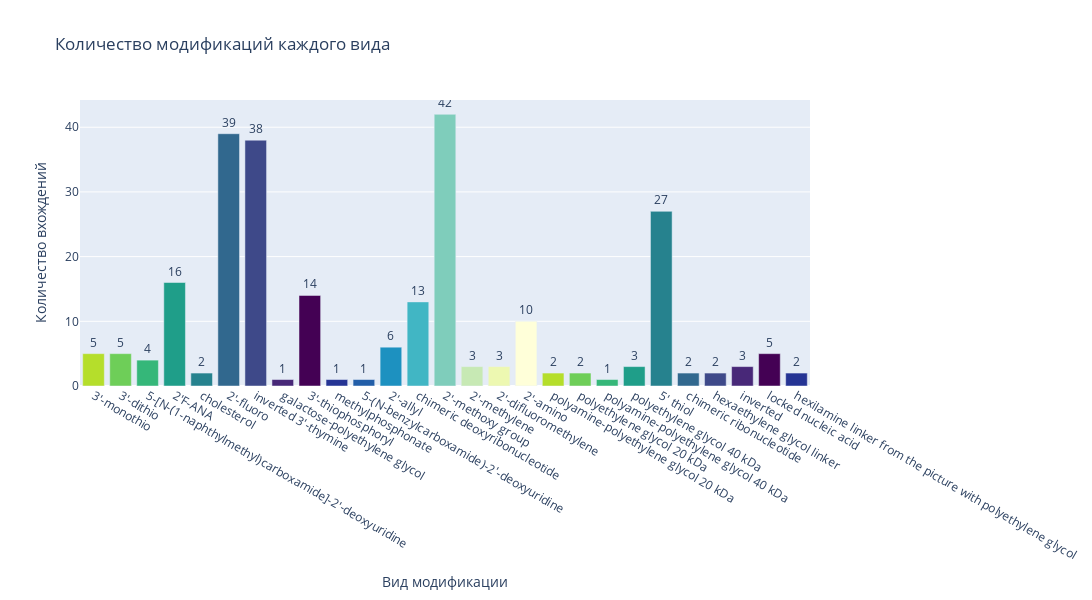

Here is the notebook cell this chart was saved with:
### Code cell
modification_df = pd.DataFrame.from_dict(modification_count, orient='index', columns=['Count'])
modification_df = modification_df.reset_index()
modification_df['Modification'] = modification_df['index'].map(modifications_dict)

# Создание столбчатой диаграммы
fig = px.bar(
    modification_df, 
    x='Modification', 
    y='Count', 
    color='Modification', 
    color_discrete_sequence=colors, 
    title='Количество модификаций каждого вида',
    labels={'Modification': 'Вид модификации', 'Count': 'Количество вхождений'},
    text='Count'  # Добавляем значения на столбцы
)

fig.update_layout(
    showlegend=False,    
    height=600,  width=1200
)

fig.update_traces(textposition='outside')

# Отображение графика
fig.show()

### Figure 1 — Plotly figure (JSON) as saved in the notebook; plotly's stock layout.template omitted (floating-point values rounded to 4 significant figures)
{"data": [{"alignmentgroup": "True", "hovertemplate": "Вид модификации=%{x}<br>Количество вхождений=%{text}<extra></extra>", "legendgroup": "3'-monothio", "marker": {"color": "#b5de2b", "pattern": {"shape": ""}}, "name": "3'-monothio", "offsetgroup": "3'-monothio", "orientation": "v", "showlegend": true, "text": [5], "textposition": "outside", "type": "bar", "x": ["3'-monothio"], "xaxis": "x", "y": [5], "yaxis": "y"}, {"alignmentgroup": "True", "hovertemplate": "Вид модификации=%{x}<br>Количество вхождений=%{text}<extra></extra>", "legendgroup": "3'-dithio", "marker": {"color": "#6ece58", "pattern": {"shape": ""}}, "name": "3'-dithio", "offsetgroup": "3'-dithio", "orientation": "v", "showlegend": true, "text": [5], "textposition": "outside", "type": "bar", "x": ["3'-dithio"], "xaxis": "x", "y": [5], "yaxis": "y"}, {"alignmentgroup": "True", "hovertemplate": "Вид модификации=%{x}<br>Количество вхождений=%{text}<extra></extra>", "legendgroup": "5-[N-(1-naphthylmethyl)carboxamide]-2'-deoxyuridine", "marker": {"color": "#35b779", "pattern": {"shape": ""}}, "name": "5-[N-(1-naphthylmethyl)carboxamide]-2'-deoxyuridine", "offsetgroup": "5-[N-(1-naphthylmethyl)carboxamide]-2'-deoxyuridine", "orientation": "v", "showlegend": true, "text": [4], "textposition": "outside", "type": "bar", "x": ["5-[N-(1-naphthylmethyl)carboxamide]-2'-deoxyuridine"], "xaxis": "x", "y": [4], "yaxis": "y"}, {"alignmentgroup": "True", "hovertemplate": "Вид модификации=%{x}<br>Количество вхождений=%{text}<extra></extra>", "legendgroup": "2'F-ANA", "marker": {"color": "#1f9e89", "pattern": {"shape": ""}}, "name": "2'F-ANA", "offsetgroup": "2'F-ANA", "orientation": "v", "showlegend": true, "text": [16], "textposition": "outside", "type": "bar", "x": ["2'F-ANA"], "xaxis": "x", "y": [16], "yaxis": "y"}, {"alignmentgroup": "True", "hovertemplate": "Вид модификации=%{x}<br>Количество вхождений=%{text}<extra></extra>", "legendgroup": "cholesterol", "marker": {"color": "#26828e", "pattern": {"shape": ""}}, "name": "cholesterol", "offsetgroup": "cholesterol", "orientation": "v", "showlegend": true, "text": [2], "textposition": "outside", "type": "bar", "x": ["cholesterol"], "xaxis": "x", "y": [2], "yaxis": "y"}, {"alignmentgroup": "True", "hovertemplate": "Вид модификации=%{x}<br>Количество вхождений=%{text}<extra></extra>", "legendgroup": "2'-fluoro", "marker": {"color": "#31688e", "pattern": {"shape": ""}}, "name": "2'-fluoro", "offsetgroup": "2'-fluoro", "orientation": "v", "showlegend": true, "text": [39], "textposition": "outside", "type": "bar", "x": ["2'-fluoro"], "xaxis": "x", "y": [39], "yaxis": "y"}, {"alignmentgroup": "True", "hovertemplate": "Вид модификации=%{x}<br>Количество вхождений=%{text}<extra></extra>", "legendgroup": "inverted 3'-thymine", "marker": {"color": "#3e4989", "pattern": {"shape": ""}}, "name": "inverted 3'-thymine", "offsetgroup": "inverted 3'-thymine", "orientation": "v", "showlegend": true, "text": [38], "textposition": "outside", "type": "bar", "x": ["inverted 3'-thymine"], "xaxis": "x", "y": [38], "yaxis": "y"}, {"alignmentgroup": "True", "hovertemplate": "Вид модификации=%{x}<br>Количество вхождений=%{text}<extra></extra>", "legendgroup": "galactose-polyethylene glycol", "marker": {"color": "#482878", "pattern": {"shape": ""}}, "name": "galactose-polyethylene glycol", "offsetgroup": "galactose-polyethylene glycol", "orientation": "v", "showlegend": true, "text": [1], "textposition": "outside", "type": "bar", "x": ["galactose-polyethylene glycol"], "xaxis": "x", "y": [1], "yaxis": "y"}, {"alignmentgroup": "True", "hovertemplate": "Вид модификации=%{x}<br>Количество вхождений=%{text}<extra></extra>", "legendgroup": "3'-thiophosphoryl", "marker": {"color": "#440154", "pattern": {"shape": ""}}, "name": "3'-thiophosphoryl", "offsetgroup": "3'-thiophosphoryl", "orientation": "v", "showlegend": true, "text": [14], "textposition": "outside", "type": "bar", "x": ["3'-thiophosphoryl"], "xaxis": "x", "y": [14], "yaxis": "y"}, {"alignmentgroup": "True", "hovertemplate": "Вид модификации=%{x}<br>Количество вхождений=%{text}<extra></extra>", "legendgroup": "methylphosphonate", "marker": {"color": "#253494", "pattern": {"shape": ""}}, "name": "methylphosphonate", "offsetgroup": "methylphosphonate", "orientation": "v", "showlegend": true, "text": [1], "textposition": "outside", "type": "bar", "x": ["methylphosphonate"], "xaxis": "x", "y": [1], "yaxis": "y"}, {"alignmentgroup": "True", "hovertemplate": "Вид модификации=%{x}<br>Количество вхождений=%{text}<extra></extra>", "legendgroup": "5-(N-benzylcarboxamide)-2'-deoxyuridine", "marker": {"color": "#225ea8", "pattern": {"shape": ""}}, "name": "5-(N-benzylcarboxamide)-2'-deoxyuridine", "offsetgroup": "5-(N-benzylcarboxamide)-2'-deoxyuridine", "orientation": "v", "showlegend": true, "text": [1], "textposition": "outside", "type": "bar", "x": ["5-(N-benzylcarboxamide)-2'-deoxyuridine"], "xaxis": "x", "y": [1], "yaxis": "y"}, {"alignmentgroup": "True", "hovertemplate": "Вид модификации=%{x}<br>Количество вхождений=%{text}<extra></extra>", "legendgroup": "2'-allyl", "marker": {"color": "#1d91c0", "pattern": {"shape": ""}}, "name": "2'-allyl", "offsetgroup": "2'-allyl", "orientation": "v", "showlegend": true, "text": [6], "textposition": "outside", "type": "bar", "x": ["2'-allyl"], "xaxis": "x", "y": [6], "yaxis": "y"}, {"alignmentgroup": "True", "hovertemplate": "Вид модификации=%{x}<br>Количество вхождений=%{text}<extra></extra>", "legendgroup": "chimeric deoxyribonucleotide", "marker": {"color": "#41b6c4", "pattern": {"shape": ""}}, "name": "chimeric deoxyribonucleotide", "offsetgroup": "chimeric deoxyribonucleotide", "orientation": "v", "showlegend": true, "text": [13], "textposition": "outside", "type": "bar", "x": ["chimeric deoxyribonucleotide"], "xaxis": "x", "y": [13], "yaxis": "y"}, {"alignmentgroup": "True", "hovertemplate": "Вид модификации=%{x}<br>Количество вхождений=%{text}<extra></extra>", "legendgroup": "2'-methoxy group", "marker": {"color": "#7fcdbb", "pattern": {"shape": ""}}, "name": "2'-methoxy group", "offsetgroup": "2'-methoxy group", "orientation": "v", "showlegend": true, "text": [42], "textposition": "outside", "type": "bar", "x": ["2'-methoxy group"], "xaxis": "x", "y": [42], "yaxis": "y"}, {"alignmentgroup": "True", "hovertemplate": "Вид модификации=%{x}<br>Количество вхождений=%{text}<extra></extra>", "legendgroup": "2'-methylene", "marker": {"color": "#c7e9b4", "pattern": {"shape": ""}}, "name": "2'-methylene", "offsetgroup": "2'-methylene", "orientation": "v", "showlegend": true, "text": [3], "textposition": "outside", "type": "bar", "x": ["2'-methylene"], "xaxis": "x", "y": [3], "yaxis": "y"}, {"alignmentgroup": "True", "hovertemplate": "Вид модификации=%{x}<br>Количество вхождений=%{text}<extra></extra>", "legendgroup": "2'-difluoromethylene", "marker": {"color": "#edf8b1", "pattern": {"shape": ""}}, "name": "2'-difluoromethylene", "offsetgroup": "2'-difluoromethylene", "orientation": "v", "showlegend": true, "text": [3], "textposition": "outside", "type": "bar", "x": ["2'-difluoromethylene"], "xaxis": "x", "y": [3], "yaxis": "y"}, {"alignmentgroup": "True", "hovertemplate": "Вид модификации=%{x}<br>Количество вхождений=%{text}<extra></extra>", "legendgroup": "2'-amino", "marker": {"color": "#ffffd9", "pattern": {"shape": ""}}, "name": "2'-amino", "offsetgroup": "2'-amino", "orientation": "v", "showlegend": true, "text": [10], "textposition": "outside", "type": "bar", "x": ["2'-amino"], "xaxis": "x", "y": [10], "yaxis": "y"}, {"alignmentgroup": "True", "hovertemplate": "Вид модификации=%{x}<br>Количество вхождений=%{text}<extra></extra>", "legendgroup": "polyamine-polyethylene glycol 20 kDa", "marker": {"color": "#b5de2b", "pattern": {"shape": ""}}, "name": "polyamine-polyethylene glycol 20 kDa", "offsetgroup": "polyamine-polyethylene glycol 20 kDa", "orientation": "v", "showlegend": true, "text": [2], "textposition": "outside", "type": "bar", "x": ["polyamine-polyethylene glycol 20 kDa"], "xaxis": "x", "y": [2], "yaxis": "y"}, {"alignmentgroup": "True", "hovertemplate": "Вид модификации=%{x}<br>Количество вхождений=%{text}<extra></extra>", "legendgroup": "polyethylene glycol 20 kDa", "marker": {"color": "#6ece58", "pattern": {"shape": ""}}, "name": "polyethylene glycol 20 kDa", "offsetgroup": "polyethylene glycol 20 kDa", "orientation": "v", "showlegend": true, "text": [2], "textposition": "outside", "type": "bar", "x": ["polyethylene glycol 20 kDa"], "xaxis": "x", "y": [2], "yaxis": "y"}, {"alignmentgroup": "True", "hovertemplate": "Вид модификации=%{x}<br>Количество вхождений=%{text}<extra></extra>", "legendgroup": "polyamine-polyethylene glycol 40 kDa", "marker": {"color": "#35b779", "pattern": {"shape": ""}}, "name": "polyamine-polyethylene glycol 40 kDa", "offsetgroup": "polyamine-polyethylene glycol 40 kDa", "orientation": "v", "showlegend": true, "text": [1], "textposition": "outside", "type": "bar", "x": ["polyamine-polyethylene glycol 40 kDa"], "xaxis": "x", "y": [1], "yaxis": "y"}, {"alignmentgroup": "True", "hovertemplate": "Вид модификации=%{x}<br>Количество вхождений=%{text}<extra></extra>", "legendgroup": "polyethylene glycol 40 kDa", "marker": {"color": "#1f9e89", "pattern": {"shape": ""}}, "name": "polyethylene glycol 40 kDa", "offsetgroup": "polyethylene glycol 40 kDa", "orientation": "v", "showlegend": true, "text": [3], "textposition": "outside", "type": "bar", "x": ["polyethylene glycol 40 kDa"], "xaxis": "x", "y": [3], "yaxis": "y"}, {"alignmentgroup": "True", "hovertemplate": "Вид модификации=%{x}<br>Количество вхождений=%{text}<extra></extra>", "legendgroup": "5' thiol", "marker": {"color": "#26828e", "pattern": {"shape": ""}}, "name": "5' thiol", "offsetgroup": "5' thiol", "orientation": "v", "showlegend": true, "text": [27], "textposition": "outside", "type": "bar", "x": ["5' thiol"], "xaxis": "x", "y": [27], "yaxis": "y"}, {"alignmentgroup": "True", "hovertemplate": "Вид модификации=%{x}<br>Количество вхождений=%{text}<extra></extra>", "legendgroup": "chimeric ribonucleotide", "marker": {"color": "#31688e", "pattern": {"shape": ""}}, "name": "chimeric ribonucleotide", "offsetgroup": "chimeric ribonucleotide", "orientation": "v", "showlegend": true, "text": [2], "textposition": "outside", "type": "bar", "x": ["chimeric ribonucleotide"], "xaxis": "x", "y": [2], "yaxis": "y"}, {"alignmentgroup": "True", "hovertemplate": "Вид модификации=%{x}<br>Количество вхождений=%{text}<extra></extra>", "legendgroup": "hexaethylene glycol linker", "marker": {"color": "#3e4989", "pattern": {"shape": ""}}, "name": "hexaethylene glycol linker", "offsetgroup": "hexaethylene glycol linker", "orientation": "v", "showlegend": true, "text": [2], "textposition": "outside", "type": "bar", "x": ["hexaethylene glycol linker"], "xaxis": "x", "y": [2], "yaxis": "y"}, {"alignmentgroup": "True", "hovertemplate": "Вид модификации=%{x}<br>Количество вхождений=%{text}<extra></extra>", "legendgroup": "inverted", "marker": {"color": "#482878", "pattern": {"shape": ""}}, "name": "inverted", "offsetgroup": "inverted", "orientation": "v", "showlegend": true, "text": [3], "textposition": "outside", "type": "bar", "x": ["inverted"], "xaxis": "x", "y": [3], "yaxis": "y"}, {"alignmentgroup": "True", "hovertemplate": "Вид модификации=%{x}<br>Количество вхождений=%{text}<extra></extra>", "legendgroup": "locked nucleic acid", "marker": {"color": "#440154", "pattern": {"shape": ""}}, "name": "locked nucleic acid", "offsetgroup": "locked nucleic acid", "orientation": "v", "showlegend": true, "text": [5], "textposition": "outside", "type": "bar", "x": ["locked nucleic acid"], "xaxis": "x", "y": [5], "yaxis": "y"}, {"alignmentgroup": "True", "hovertemplate": "Вид модификации=%{x}<br>Количество вхождений=%{text}<extra></extra>", "legendgroup": "hexilamine linker from the picture with polyethylene glycol", "marker": {"color": "#253494", "pattern": {"shape": ""}}, "name": "hexilamine linker from the picture with polyethylene glycol", "offsetgroup": "hexilamine linker from the picture with polyethylene glycol", "orientation": "v", "showlegend": true, "text": [2], "textposition": "outside", "type": "bar", "x": ["hexilamine linker from the picture with polyethylene glycol"], "xaxis": "x", "y": [2], "yaxis": "y"}], "layout": {"barmode": "relative", "height": 600, "legend": {"title": {"text": "Вид модификации"}, "tracegroupgap": 0}, "showlegend": false, "title": {"text": "Количество модификаций каждого вида"}, "width": 1200, "xaxis": {"anchor": "y", "categoryarray": ["3'-monothio", "3'-dithio", "5-[N-(1-naphthylmethyl)carboxamide]-2'-deoxyuridine", "2'F-ANA", "cholesterol", "2'-fluoro", "inverted 3'-thymine", "galactose-polyethylene glycol", "3'-thiophosphoryl", "methylphosphonate", "5-(N-benzylcarboxamide)-2'-deoxyuridine", "2'-allyl", "chimeric deoxyribonucleotide", "2'-methoxy group", "2'-methylene", "2'-difluoromethylene", "2'-amino", "polyamine-polyethylene glycol 20 kDa", "polyethylene glycol 20 kDa", "polyamine-polyethylene glycol 40 kDa", "polyethylene glycol 40 kDa", "5' thiol", "chimeric ribonucleotide", "hexaethylene glycol linker", "inverted", "locked nucleic acid", "hexilamine linker from the picture with polyethylene glycol"], "categoryorder": "array", "domain": [0, 1], "title": {"text": "Вид модификации"}}, "yaxis": {"anchor": "x", "domain": [0, 1], "title": {"text": "Количество вхождений"}}}}
